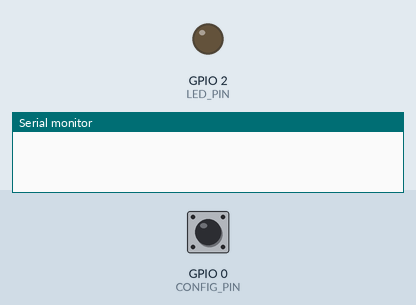
A sketch run on a simulated ESP32. Shown: output pins drawn as LEDs (lit = HIGH), the last lines printed to the serial monitor. The test bench sets the inputs (shaded band); at power-on: GPIO 0 (CONFIG_PIN) HIGH. WiFi joins after 1.5 s; servers stay silent unless stated; EEPROM starts erased; no MQTT or app messages arrive unless stated.

Above: at 0.3 s.
At 1.8 s:
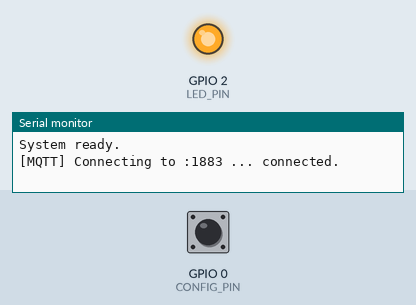
Timing chart, 0 to 3.3 s (numbered marks = the images above):
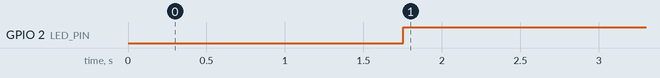

The sketch:

esp32_modbusxymd02_mqtt01.ino
```cpp
// ================== ESP32 + XY-MD02 (Modbus RTU Auto-Direction) + MQTT ==================
#include <WiFi.h>
#include <WiFiClient.h>
#include <PubSubClient.h>
#include <WiFiManager.h>
#include <Preferences.h>
#include <SimpleTimer.h>
#include <ModbusMaster.h>

// -------------------- RS-485 (UART2) --------------------
#define RS485_RX 16   // RO → ESP32 RX2
#define RS485_TX 17   // DI → ESP32 TX2

// -------------------- Device / LED --------------------
#define CONFIG_PIN 0   // ปุ่ม BOOT ใช้เปิด Config Portal
#define LED_PIN    2   // LED แสดงสถานะ MQTT

// -------------------- Globals --------------------
WiFiClient espClient;
PubSubClient mqtt(espClient);
SimpleTimer timer;
Preferences prefs;

// Modbus
ModbusMaster node;
const uint8_t SLAVE_ID = 1;

// NVS keys
const char* NVS_NS         = "settings";
const char* KEY_MQTT_HOST  = "mqtt_host";
const char* KEY_MQTT_PORT  = "mqtt_port";
const char* KEY_MQTT_USER  = "mqtt_user";
const char* KEY_MQTT_PASS  = "mqtt_pass";
const char* KEY_MQTT_TOPIC = "mqtt_topic";

// WiFiManager buffers
char buf_mqtt_host[64] = "";
char buf_mqtt_port[8]  = "1883";
char buf_mqtt_user[40] = "";
char buf_mqtt_pass[40] = "";
char buf_mqtt_topic[40]= "xymd02";

// Poll interval (ms)
volatile unsigned long gInterval = 5000;

void startConfigPortalIfNeeded(bool force = false);
void loadConfigFromNVS();
void saveConfigToNVS();
void connectMQTT();
void readXY_and_publish();
void updateLed() { digitalWrite(LED_PIN, mqtt.connected() ? HIGH : LOW); }

// ================== SETUP ==================
void setup() {
  Serial.begin(115200);
  delay(200);

  pinMode(CONFIG_PIN, INPUT_PULLUP);
  pinMode(LED_PIN, OUTPUT);
  digitalWrite(LED_PIN, LOW);

  // UART2 สำหรับ RS-485 Auto-direction
  Serial2.begin(9600, SERIAL_8N1, RS485_RX, RS485_TX);

  // Modbus Master
  node.begin(SLAVE_ID, Serial2);

  // โหลด MQTT config
  loadConfigFromNVS();

  // ตรวจสอบว่าต้องเปิด Config Portal หรือไม่
  bool bootButtonHeld = (digitalRead(CONFIG_PIN) == LOW);
  unsigned long t0 = millis();
  while (bootButtonHeld && (millis() - t0 < 3000)) {
    if (digitalRead(CONFIG_PIN) != LOW) { bootButtonHeld = false; break; }
    delay(10);
  }
  bool needPortal = bootButtonHeld || (strlen(buf_mqtt_host) == 0);
  startConfigPortalIfNeeded(needPortal);

  mqtt.setServer(buf_mqtt_host, atoi(buf_mqtt_port));

  // ตั้งเวลาอ่านทุก 5 วินาที
  timer.setInterval(gInterval, readXY_and_publish);

  Serial.println("System ready.");
}

// ================== LOOP ==================
void loop() {
  if (!mqtt.connected()) connectMQTT();
  mqtt.loop();
  updateLed();
  timer.run();
}

// ================== WiFiManager + NVS ==================
void startConfigPortalIfNeeded(bool force) {
  WiFiManager wm;
  wm.setDebugOutput(true);

  WiFiManagerParameter p_mqtt_host("mqtt_host", "MQTT host (IP/hostname)", buf_mqtt_host, sizeof(buf_mqtt_host));
  WiFiManagerParameter p_mqtt_port("mqtt_port", "MQTT port", buf_mqtt_port, sizeof(buf_mqtt_port));
  WiFiManagerParameter p_mqtt_user("mqtt_user", "MQTT user", buf_mqtt_user, sizeof(buf_mqtt_user));
  WiFiManagerParameter p_mqtt_pass("mqtt_pass", "MQTT pass", buf_mqtt_pass, sizeof(buf_mqtt_pass));
  WiFiManagerParameter p_mqtt_topic("mqtt_topic", "MQTT topic", buf_mqtt_topic, sizeof(buf_mqtt_topic));

  wm.addParameter(&p_mqtt_host);
  wm.addParameter(&p_mqtt_port);
  wm.addParameter(&p_mqtt_user);
  wm.addParameter(&p_mqtt_pass);
  wm.addParameter(&p_mqtt_topic);

  wm.setSaveConfigCallback([&]() {
    strncpy(buf_mqtt_host, p_mqtt_host.getValue(), sizeof(buf_mqtt_host));
    strncpy(buf_mqtt_port, p_mqtt_port.getValue(), sizeof(buf_mqtt_port));
    strncpy(buf_mqtt_user, p_mqtt_user.getValue(), sizeof(buf_mqtt_user));
    strncpy(buf_mqtt_pass, p_mqtt_pass.getValue(), sizeof(buf_mqtt_pass));
    strncpy(buf_mqtt_topic, p_mqtt_topic.getValue(), sizeof(buf_mqtt_topic));
    saveConfigToNVS();
  });

  bool ok = force
    ? wm.startConfigPortal("ESP32_Config", "0814111142")
    : wm.autoConnect("ESP32_Config", "0814111142");

  if (!ok) {
    Serial.println("[WiFiManager] Failed or timeout. Rebooting...");
    delay(2000);
    ESP.restart();
  }
}

void loadConfigFromNVS() {
  prefs.begin(NVS_NS, true);
  String host  = prefs.getString(KEY_MQTT_HOST, "");
  String port  = prefs.getString(KEY_MQTT_PORT, "1883");
  String user  = prefs.getString(KEY_MQTT_USER, "");
  String pass  = prefs.getString(KEY_MQTT_PASS, "");
  String topic = prefs.getString(KEY_MQTT_TOPIC, "xy-md02");
  prefs.end();

  strncpy(buf_mqtt_host, host.c_str(), sizeof(buf_mqtt_host));
  strncpy(buf_mqtt_port, port.c_str(), sizeof(buf_mqtt_port));
  strncpy(buf_mqtt_user, user.c_str(), sizeof(buf_mqtt_user));
  strncpy(buf_mqtt_pass, pass.c_str(), sizeof(buf_mqtt_pass));
  strncpy(buf_mqtt_topic, topic.c_str(), sizeof(buf_mqtt_topic));
}

void saveConfigToNVS() {
  prefs.begin(NVS_NS, false);
  prefs.putString(KEY_MQTT_HOST, buf_mqtt_host);
  prefs.putString(KEY_MQTT_PORT, buf_mqtt_port);
  prefs.putString(KEY_MQTT_USER, buf_mqtt_user);
  prefs.putString(KEY_MQTT_PASS, buf_mqtt_pass);
  prefs.putString(KEY_MQTT_TOPIC, buf_mqtt_topic);
  prefs.end();
  Serial.println("[NVS] Config saved.");
}

// ================== MQTT ==================
void connectMQTT() {
  if (WiFi.status() != WL_CONNECTED) return;

  char availTopic[96];
  snprintf(availTopic, sizeof(availTopic), "%s/status", buf_mqtt_topic);

  while (!mqtt.connected()) {
    Serial.printf("[MQTT] Connecting to %s:%s ... ", buf_mqtt_host, buf_mqtt_port);
    String clientId = "ESP32-" + String((uint32_t)ESP.getEfuseMac(), HEX);

    bool ok;
    if (strlen(buf_mqtt_user) > 0) {
      ok = mqtt.connect(clientId.c_str(), buf_mqtt_user, buf_mqtt_pass,
                        availTopic, 1, true, "offline");
    } else {
      ok = mqtt.connect(clientId.c_str(), availTopic, 1, true, "offline");
    }

    if (ok) {
      Serial.println("connected.");
      mqtt.publish(availTopic, "online", true);
      updateLed();
    } else {
      Serial.printf("failed, rc=%d. retry in 3s\n", mqtt.state());
      updateLed();
      delay(3000);
    }
  }
}

// ================== Read XY-MD02 & Publish ==================
void readXY_and_publish() {
  uint8_t rc = node.readInputRegisters(0x0001, 2); // 0x0001=Temp, 0x0002=Humi

  if (rc == node.ku8MBSuccess) {
    float tempC = ((int16_t)node.getResponseBuffer(0)) / 10.0f;
    float humi  = ((int16_t)node.getResponseBuffer(1)) / 10.0f;
    Serial.printf("XY-MD02 | Temp: %.1f°C | Humi: %.1f%%RH\n", tempC, humi);

    if (mqtt.connected()) {
      char payload[128];
      snprintf(payload, sizeof(payload),
               "{\"temp\":%.1f,\"hum\":%.1f}", tempC, humi);
      mqtt.publish(buf_mqtt_topic, payload, true);
    }
  } else {
    Serial.printf("Modbus read failed. rc=%u\n", rc);
  }

  updateLed();
}
```

Measured:
- by itself, GPIO 2 (LED_PIN): LOW → HIGH at 1.8 s
